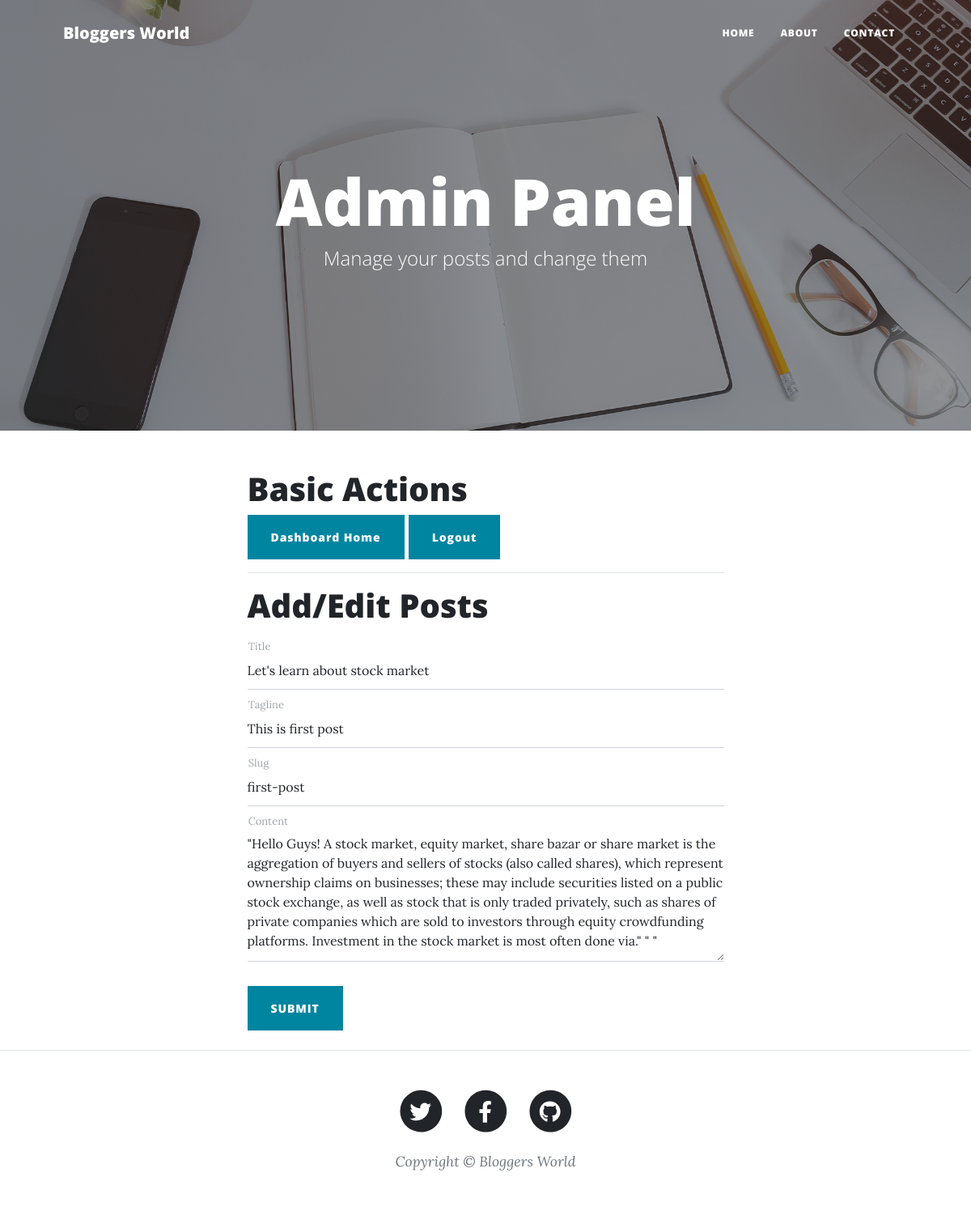
Screenshot of /edit/1 with the database file from the repository.
### main.py (models this page shows)
class Posts(db.Model):
    s_no=db.Column(db.Integer, primary_key=True)
    title=db.Column(db.String(80), nullable=False)
    content=db.Column(db.String(12), nullable=False)
    tagline=db.Column(db.String(22), nullable=False)
    date=db.Column(db.String(80), nullable=False)
    slug=db.Column(db.String(12), nullable=True)

### main.py (the view, shortened to what this page needs)
@app.route("/edit/<string:sno>", methods=['GET', 'POST'])
def edit(sno):
    post=Posts.query.filter_by(s_no=sno).first()
    return render_template("edit.html", params=params, post=post, sno=sno)

### templates/edit.html (shortened to what this page needs)
{% extends "layout.html" %}
{% block body %}
        <header class="masthead" style="background-image: url('{{ url_for('static', filename='assets/img/home-bg.jpg')}}')">
            <div class="container position-relative px-4 px-lg-5">
                <div class="row gx-4 gx-lg-5 justify-content-center">
                    <div class="col-md-10 col-lg-8 col-xl-7">
                        <div class="site-heading">
                            <h1>Admin Panel</h1>
                            <span class="subheading">Manage your posts and change them</span>
                        </div>
                    </div>
                </div>
            </div>
        </header>
        <div class="container px-4 px-lg-5">
            <div class="row gx-4 gx-lg-5 justify-content-center">
                <div class="col-md-10 col-lg-8 col-xl-7">
                    <h1>Basic Actions</h1>
                    <a href="/dashboard"><button class="btn btn-primary">Dashboard Home</button></a>
                    <a href="/edit/0"><button class="btn btn-primary">Logout</button></a>
                    <hr>
                  <h1>Add/Edit Posts</h1>
                  <form id="contactForm" method="post" action="/edit/{{sno}}" data-sb-form-api-token="API_TOKEN">
                                <div class="form-floating">
                                    <input class="form-control" id="title" name="title" type="text" value="{{post.title}}" placeholder="Enter your name..." data-sb-validations="required" />
                                    <label for="name">Title</label>
                                </div>
                                <div class="form-floating">
                                    <input class="form-control" id="tline" name="tline" type="text" value="{{post.tagline}}" placeholder="Enter your email..." data-sb-validations="required,email" />
                                    <label for="tline">Tagline</label>
                                </div>
                                <div class="form-floating">
                                    <input class="form-control" id="slug" name="slug" type="text" value="{{post.slug}}" placeholder="Enter your phone number..." data-sb-validations="required" />
                                    <label for="slug">Slug</label>
                                </div>
                                <div class="form-floating">
                                    <textarea class="form-control" id="content" name="content" placeholder="Enter your message here..." style="height: 12rem" data-sb-validations="required">"{{post.content}}" </textarea>
                                    <label for="content">Content</label>
                                </div>
                                <br />
                                <button class="btn btn-primary text-uppercase mb-4" id="submitButton" type="submit">Submit</button>
                            </form>
                </div>
            </div>
        </div>
{% endblock %}

### rows the page displays
Posts: title "Let's learn about stock market", tline "This is first post", slug "first-post", content "\"Hello Guys! A stock market, equity market, share bazar or share market is the aggregation of buyers and sellers of stocks (also called shares), which represent ownership claims on businesses; these may include securities listed on a public stock exchange, as well as stock that is only traded privately, such as shares of private companies which are sold to investors through equity crowdfunding platforms. Investment in the stock market is most often done via.\" \" \""

### other values shown
{{ params['blog_name'] }} "Bloggers World"
